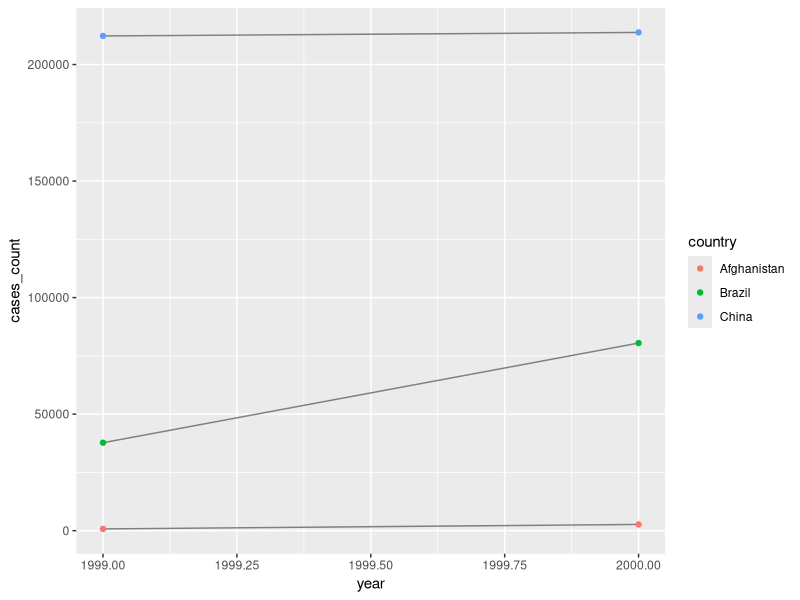
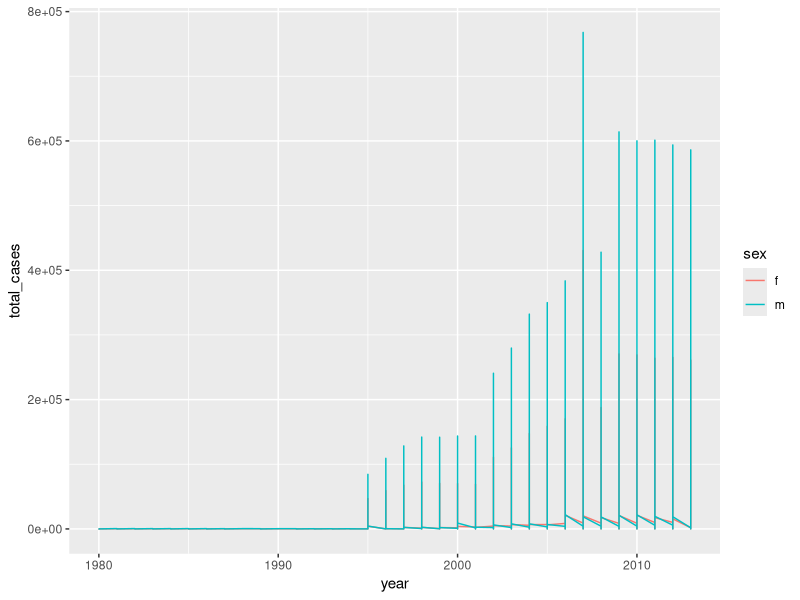

These charts were generated, in order, by the following R code:
## ---- chunk 1
knitr::opts_chunk$set(echo = TRUE)
## ---- chunk 2
library(tidyverse)
## ---- chunk 3
table2.cases <- table2 %>% 
  filter(type == "cases") %>% 
  select(country, year, cases_count = count)

table2.pop <- table2 %>% 
  filter(type == "population") %>% 
  select(country, year, population_count = count)

table2.rates <- table2.cases %>%
  inner_join(table2.pop, by = c("country", "year")) %>%
  mutate(rate = (table2.cases$cases_count / table2.pop$population_count) * 10000)

table2 <- table2 %>%
  filter(type == "cases") %>%
  select(-count) %>%
  left_join(table2.rates, by = c("country", "year")) %>% select(country, rate, everything())

table2


table4 <- inner_join(table4a, table4b, by = "country") %>% 
  mutate(rate_1999 = `1999.x` / `1999.y` * 10000) %>% 
  mutate(rate_2000 = `2000.x` / `2000.y` * 10000) %>% 
  select(country, rate_1999, rate_2000, everything())
 
table4
  
## ---- chunk 4
ggplot(table2, aes(year, cases_count)) +
 geom_line(aes(group = country), color = "grey50") +
 geom_point(aes(color = country))
## ---- chunk 5
table4a %>%
 gather(`1999`, `2000`, key = "year", value = "cases")
## ---- chunk 6
preg <- tribble(
 ~pregnant, ~male, ~female,
 "yes", NA, 10,
 "no", 20, 12
)


gather(preg, key = "gender", value = "count", -pregnant)

## ---- chunk 7
tibble(x = c("a,b,c", "d,e", "f,g,i")) %>%
 separate(x, c("one", "two", "three"),fill = "left")

tibble(x = c("a,b,c", "d,e,f,g", "h,i,j")) %>%
 separate(x, c("one", "two", "three"), sep = ",", extra = "merge")
## ---- chunk 8
tibble(x = c("a,b,c", "d,e", "f,g,i")) %>%
 separate(x, c("one", "two", "three"), remove =FALSE)

## ---- chunk 9
tidy_pets <- tibble::tribble(
  ~rank, ~pet_type, ~breed,
  1L,        NA,    "Boston Terrier",
  2L,        NA,    "Retrievers (Labrador)",
  3L,        NA,    "Retrievers (Golden)",
  4L,        NA,    "French Bulldogs",
  5L,        NA,    "Bulldogs",
  6L,     "Dog",    "Beagles",
  1L,        NA,    "Persian",
  2L,        NA,    "Maine Coon",
  3L,        NA,    "Ragdoll",
  4L,        NA,    "Exotic",
  5L,        NA,    "Siamese",
  6L,     "Cat",    "American Short"
)

tidy_pets

tidy_pets %>%
  fill(pet_type, .direction = "up")
## ---- chunk 10
who.tidy <- who %>%
  gather(key = "key", value = "cases", new_sp_m014:newrel_f65, na.rm = TRUE) %>%
  mutate(key = str_replace(key, "newrel", "new_rel")) %>%
  separate(key, c("new", "type", "sexage"), sep = "_") %>%
  select(-new, -iso2, -iso3) %>%
  separate(sexage, c("sex", "age"), sep = 1)


who.tidy.nomutate <- who %>%
  gather(key = "key", value = "cases", new_sp_m014:newrel_f65, na.rm = TRUE) %>%
  separate(key, c("new", "type", "sexage"), sep = "_") %>%
  select(-new, -iso2, -iso3) %>%
  separate(sexage, c("sex", "age"), sep = 1)
who.tidy
who.tidy.nomutate

## ---- chunk 11
who


who.tidy

## ---- chunk 12
who.tidy.group <- who.tidy %>% 
  group_by(country, year, sex) %>% 
  summarize(total_cases = sum(cases)) %>% 
  ungroup()

who.tidy.group

ggplot(who.tidy.group) +
  geom_line(mapping = aes(x = year, y = total_cases, color = sex))
